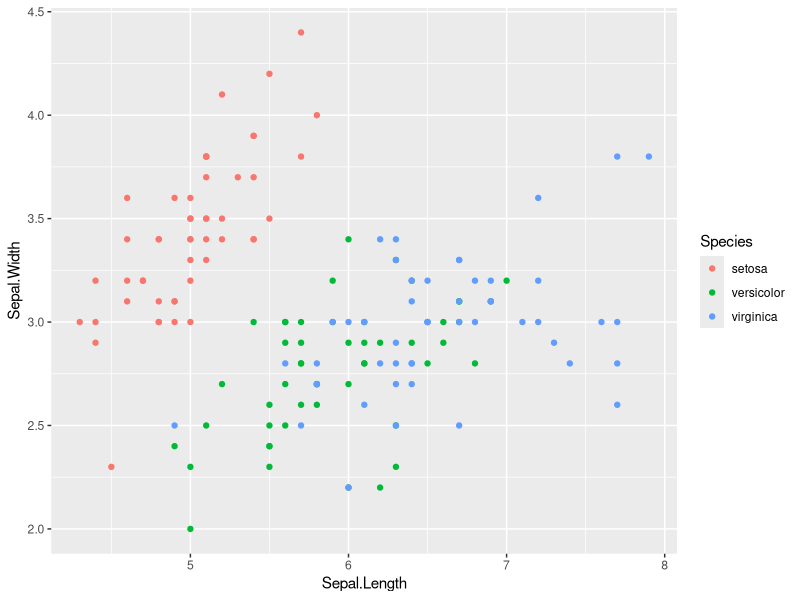
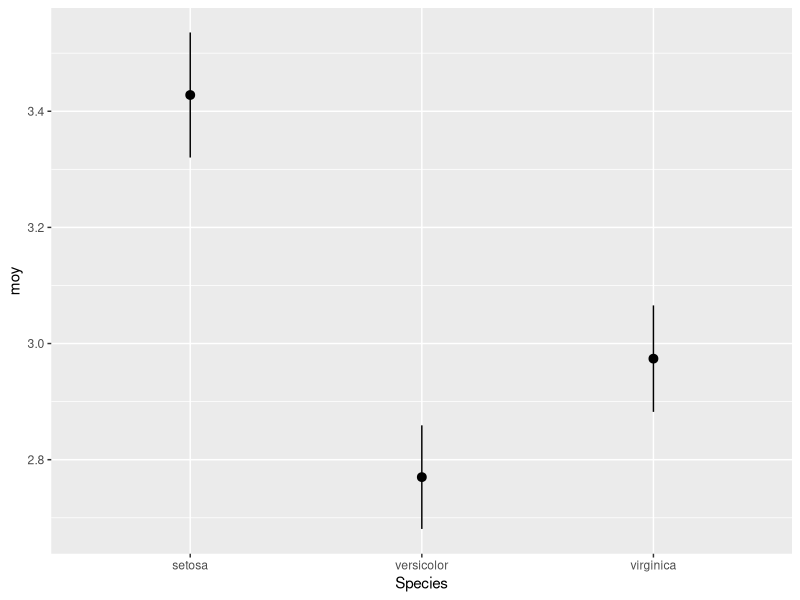
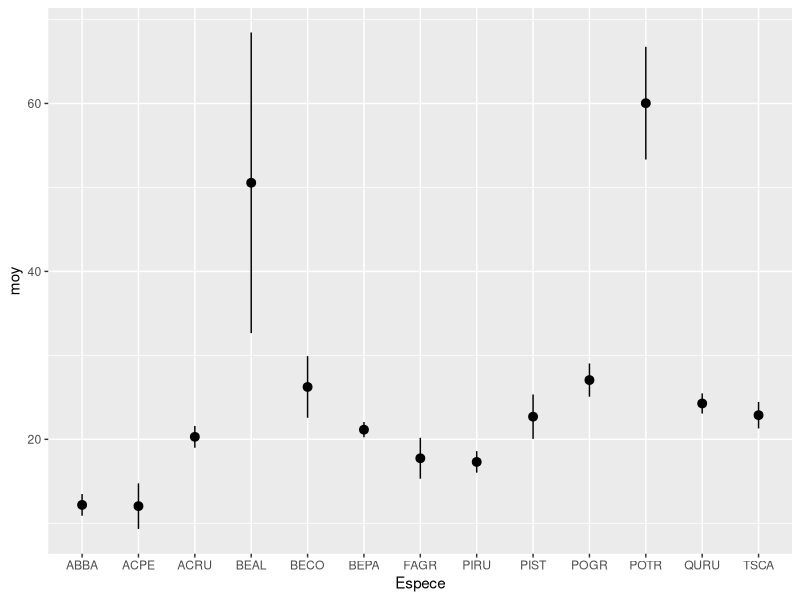
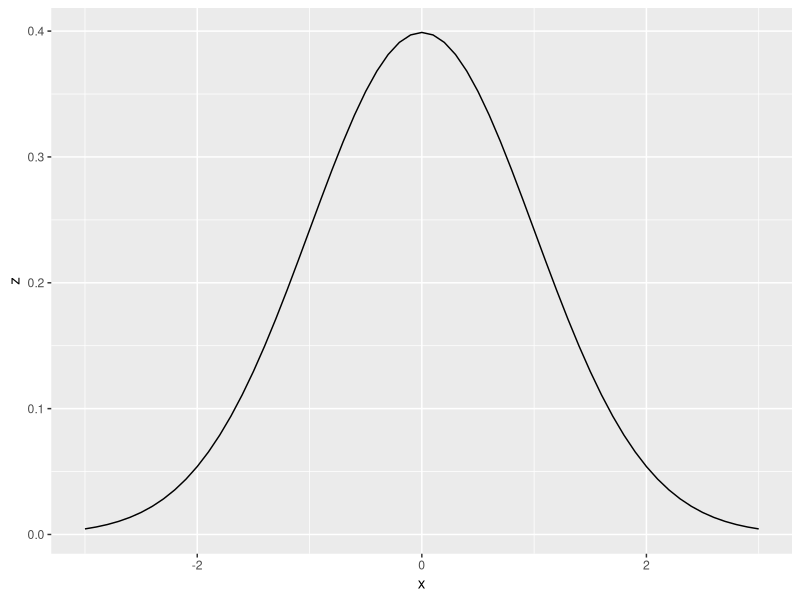
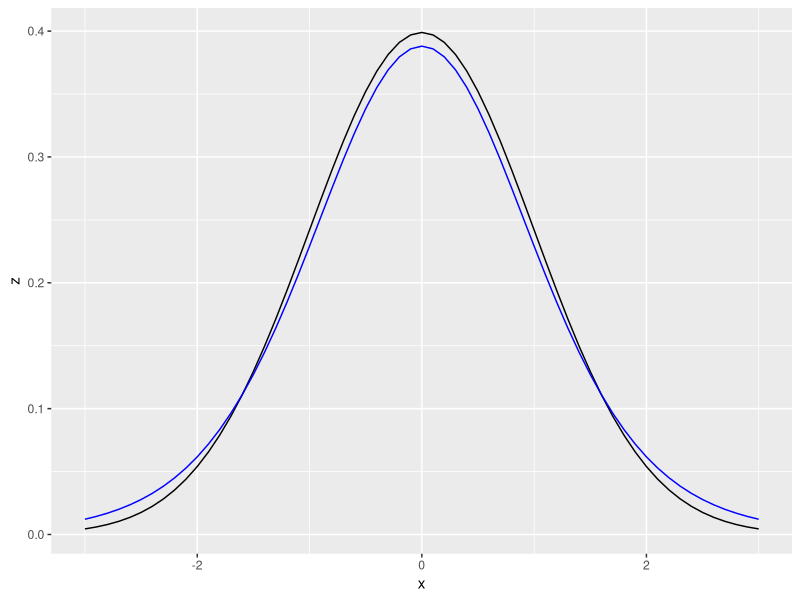
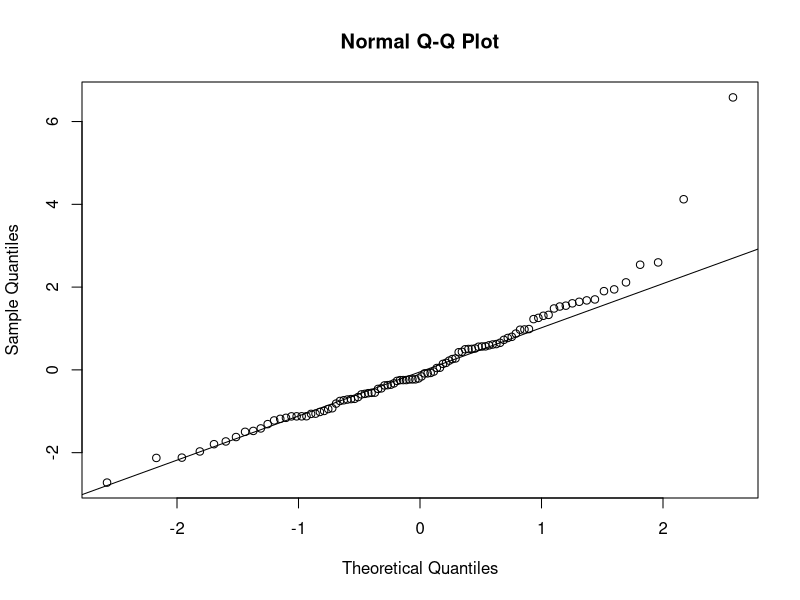
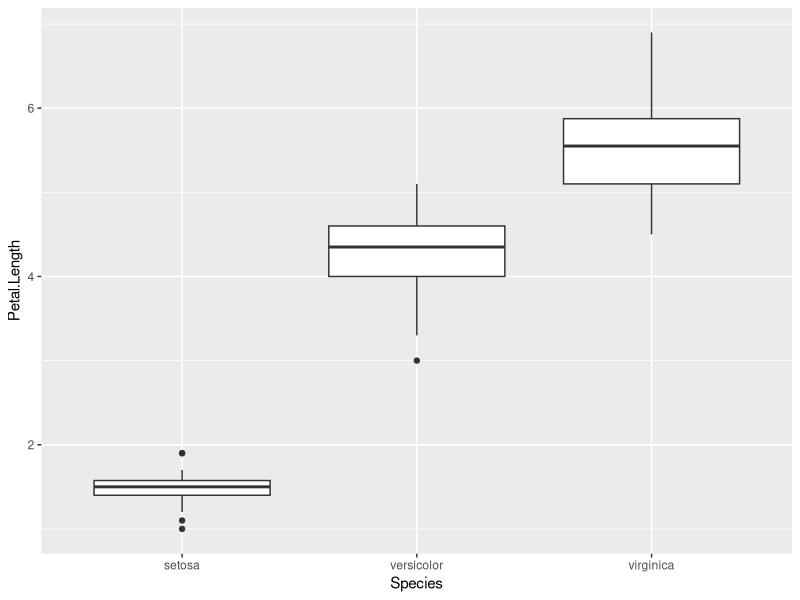

The R source for these figures, in order:
## ---- chunk 1
knitr::opts_chunk$set(echo = TRUE)
library(ggplot2)
## ---- chunk 2
head(iris)
## ---- chunk 3
library(ggplot2)

ggplot(iris, aes(x = Sepal.Length, y = Sepal.Width, color = Species)) +
    geom_point()
## ---- chunk 4
library(dplyr)

iris_stat <- group_by(iris, Species) %>%
    summarize(moy = mean(Sepal.Width), ec_type = sd(Sepal.Width), n = n())

iris_stat <- mutate(iris_stat, err_type = ec_type / sqrt(n))
## ---- chunk 5
iris_stat <- mutate(iris_stat, ic_min = moy + qt(0.025, df = n - 1) * err_type, 
                               ic_max = moy + qt(0.975, df = n - 1) * err_type)
## ---- chunk 6
ggplot(iris_stat, aes(x = Species, y = moy, ymin = ic_min, ymax = ic_max)) +
    geom_pointrange()
## ---- chunk 7
kejim <- read.csv("cours1_kejimkujik.csv", stringsAsFactors = FALSE)

kejim_stats <- group_by(kejim, Espece) %>%
    summarize(moy = mean(DHP), ec_type = sd(DHP), n = n()) %>%
    mutate(err_type = ec_type / sqrt(n),
           ic_min = moy + qt(0.025, df = n - 1) * err_type, 
           ic_max = moy + qt(0.975, df = n - 1) * err_type)

ggplot(kejim_stats, aes(x = Espece, y = moy, ymin = ic_min, ymax = ic_max)) +
    geom_pointrange()
## ---- chunk 8
tab1 <- data.frame(x = seq(-3, 3, 0.1))
## ---- chunk 9
tab1 <- mutate(tab1, z = dnorm(x))
## ---- chunk 10
tab1 <- mutate(tab1, t9 = dt(x, df = 9))
## ---- chunk 11
graph_zx <- ggplot(tab1, aes(x =  x, y = z)) +
    geom_line()
graph_zx
## ---- chunk 12
graph_zx +
    geom_line(aes(y = t9), color = "blue")
## ---- chunk 13
val_t <- rt(100, df = 9)

qqnorm(val_t)
qqline(val_t)
## ---- chunk 14
ggplot(iris, aes(x = Species, y = Petal.Length)) + 
    geom_boxplot()
## ---- chunk 15
iris_alea <- function() {
    samp <- sample_n(iris, 30)
    mean(samp$Petal.Length)
}

iris_strat <- function() {
    samp <- group_by(iris, Species) %>%
        sample_n(10)
    mean(samp$Petal.Length)
}

iris_alea()
iris_strat()
## ---- chunk 16
rep_alea <- replicate(1000, iris_alea())
rep_strat <- replicate(1000, iris_strat())
## ---- chunk 17
sd(rep_alea)
sd(rep_strat)
